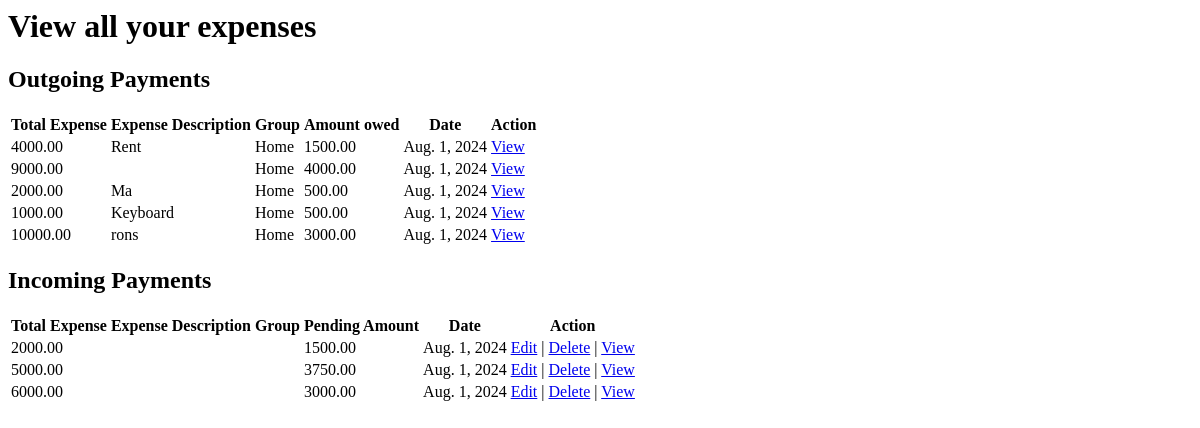
The page /expenses/view_expenses (signed in) on the database as committed earlier.
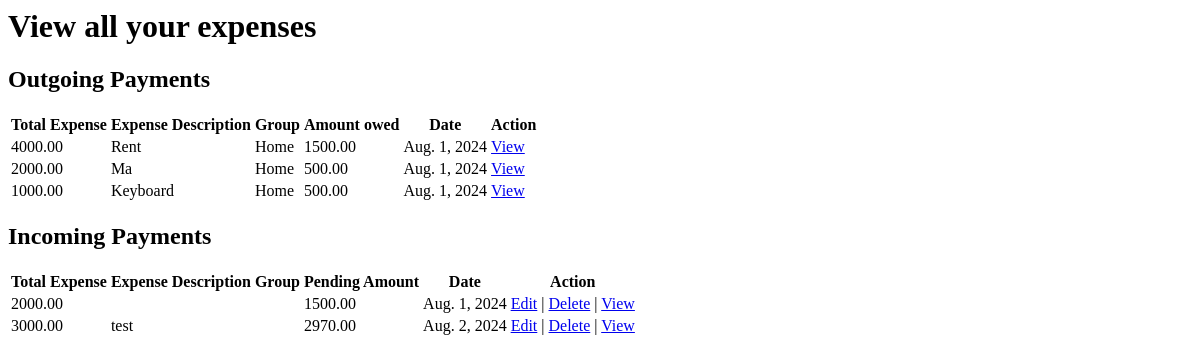
The same page on the database as committed later.
### Expenses/models.py (models this page shows)
class Split(models.Model):
    payer = models.ForeignKey(User, on_delete=models.CASCADE, null=True, related_name="expenses_payer")
    expense = models.ForeignKey(Expenses, on_delete=models.CASCADE, related_name="expenses_split")
    amount = models.DecimalField(max_digits=10, decimal_places=2)

class Expenses(models.Model):
    amount = models.DecimalField(max_digits=10, decimal_places=2)
    description = models.CharField(max_length=255, null=True, blank=True)
    date = models.DateField(default=datetime.date.today)
    paid_by = models.ForeignKey(User, on_delete=models.CASCADE)
    group = models.ForeignKey(Group, on_delete=models.CASCADE)
    split_method = models.IntegerField(
        choices=[(1,'Split equally'),(2,'percentage'),(3,'Custom'),],
        default=1,
    )

### Groups/models.py (models this page shows)
class Group(models.Model):
    group_name = models.CharField(max_length=50)
    members = models.ManyToManyField(User, related_name='group_members', blank=True)
    created_by = models.ForeignKey(User, on_delete=models.CASCADE)

### Expenses/views.py (the view)
# urls.py: path('view_expenses', views.view_expenses, name='view_expenses'),
@login_required
def view_expenses(request):
    splits =  Split.objects.filter(payer=request.user)
    expenses = Expenses.objects.filter(paid_by=request.user)
    expenselist = []
    for expense in expenses:
        split = Split.objects.filter(expense=expense, payer=request.user).first()
        amount = 0
        if split:
            amount = expense.amount - split.amount
        temp = {
            'id':expense.id,
            'amount':expense.amount,
            'description':expense.description,
            'group_name':expense.group.group_name,
            'amount_owed':amount,
            'date':expense.date
        }
        expenselist.append(temp)
    context = {'splits':splits, 'expenses':expenselist}
    return render(request, 'view_expenses.html', context)

### Expenses/templates/view_expenses.html
<h1>View all your expenses</h1>
<h2>Outgoing Payments</h2>
<table>
    <tr>
        <th>Total Expense</th>
        <th>Expense Description</th>
        <th>Group</th>
        <th>Amount owed</th>
        <th>Date</th>
        <th>Action</th>
    </tr>
    {% for split in splits %}
    {% if split.expense.paid_by != request.user %}
    <tr>
        <td>{{split.expense.amount}}</td>
        <td>{{split.expense.description}}</td>
        <td>{{split.expense.group.group_name}}</td>
        <td>{{split.amount}}</td>
        <td>{{split.expense.date}}</td>
        <td><a href="{% url 'view_expense_breakup' expense_id=split.expense.id %}">View</a></td>
    </tr>
    {% endif %}
    {% endfor %}
</table>
<h2>Incoming Payments</h2>
<table>
    <tr>
        <th>Total Expense</th>
        <th>Expense Description</th>
        <th>Group</th>
        <th>Pending Amount</th>
        <th>Date</th>
        <th>Action</th>
    </tr>
    {% for expense in expenses %}
    <tr>
        <td>{{expense.amount}}</td>
        <td>{{expense.description}}</td>
        <td>{{expense.group.group_name}}</td>
        <td>{{expense.amount_owed}}</td>
        <td>{{expense.date}}</td>
        <td><a href="{% url 'edit_expense' expense_id=expense.id %}">Edit</a> | <a href="{% url 'delete_expense' expense_id=expense.id %}">Delete</a> | <a href="{% url 'view_expense_breakup' expense_id=expense.id %}">View</a></td>
    </tr>
    {% endfor %}
</table>

Rows that differ between the two databases and show on the page:
removed Split: expense.amount "9000.00", expense.group.group_name "Home", amount "4000.00", expense "Aug. 1, 2024"
removed Split: expense.amount "10000.00", expense.description "rons", expense.group.group_name "Home", amount "3000.00", expense "Aug. 1, 2024"
removed Expenses: amount "5000.00", date "Aug. 1, 2024"
removed Expenses: amount "6000.00", date "Aug. 1, 2024"
added Expenses: amount "3000.00", description "test", date "Aug. 2, 2024"
Other text that changed with them:
new list line: "2970.00 Edit | Delete | View"
list line gone: "3750.00 Edit | Delete | View"
list line gone: "3000.00 Edit | Delete | View"
